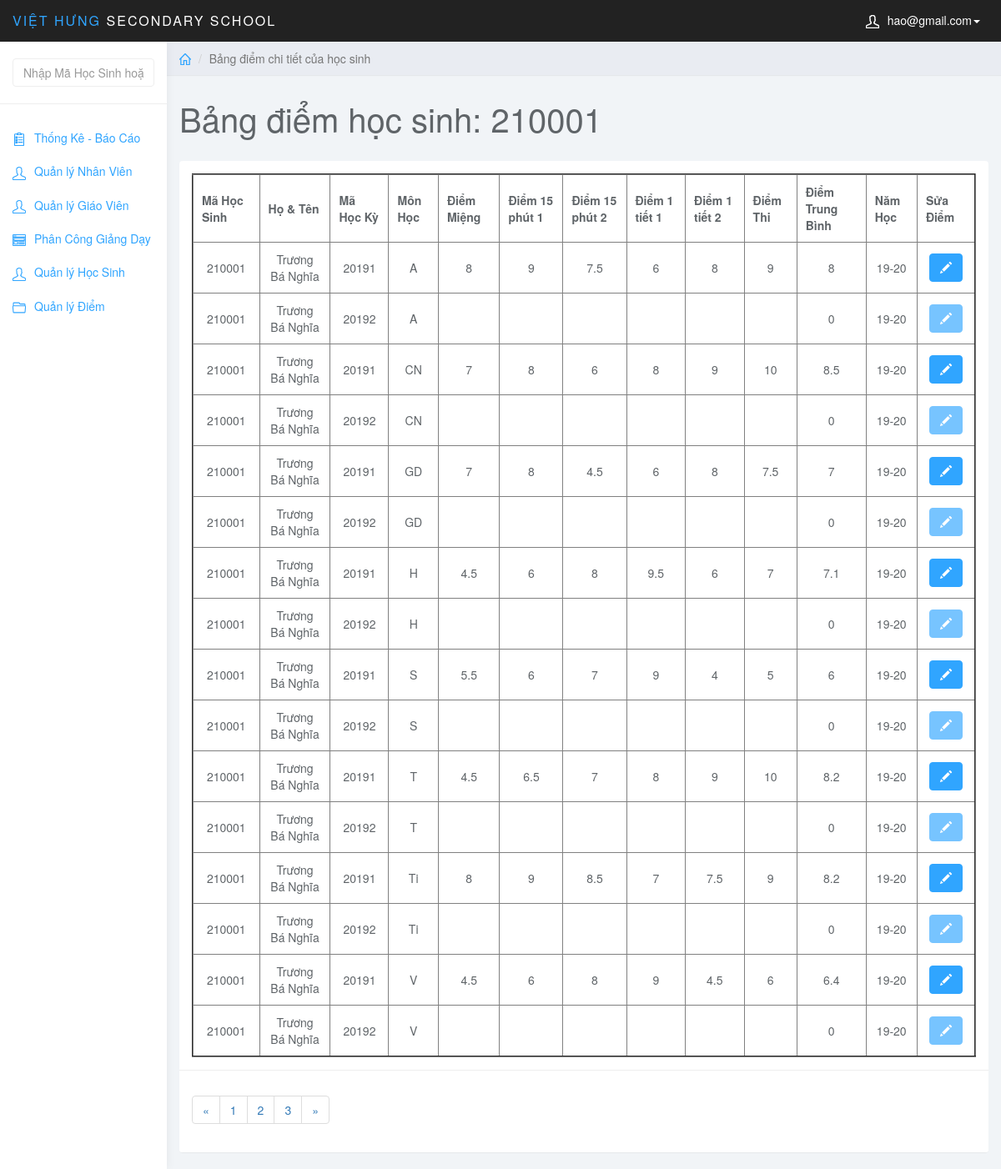
/admin/index.php?page=edit_diem&id_hs=210001 (signed in), run on an earlier commit of the app's database.
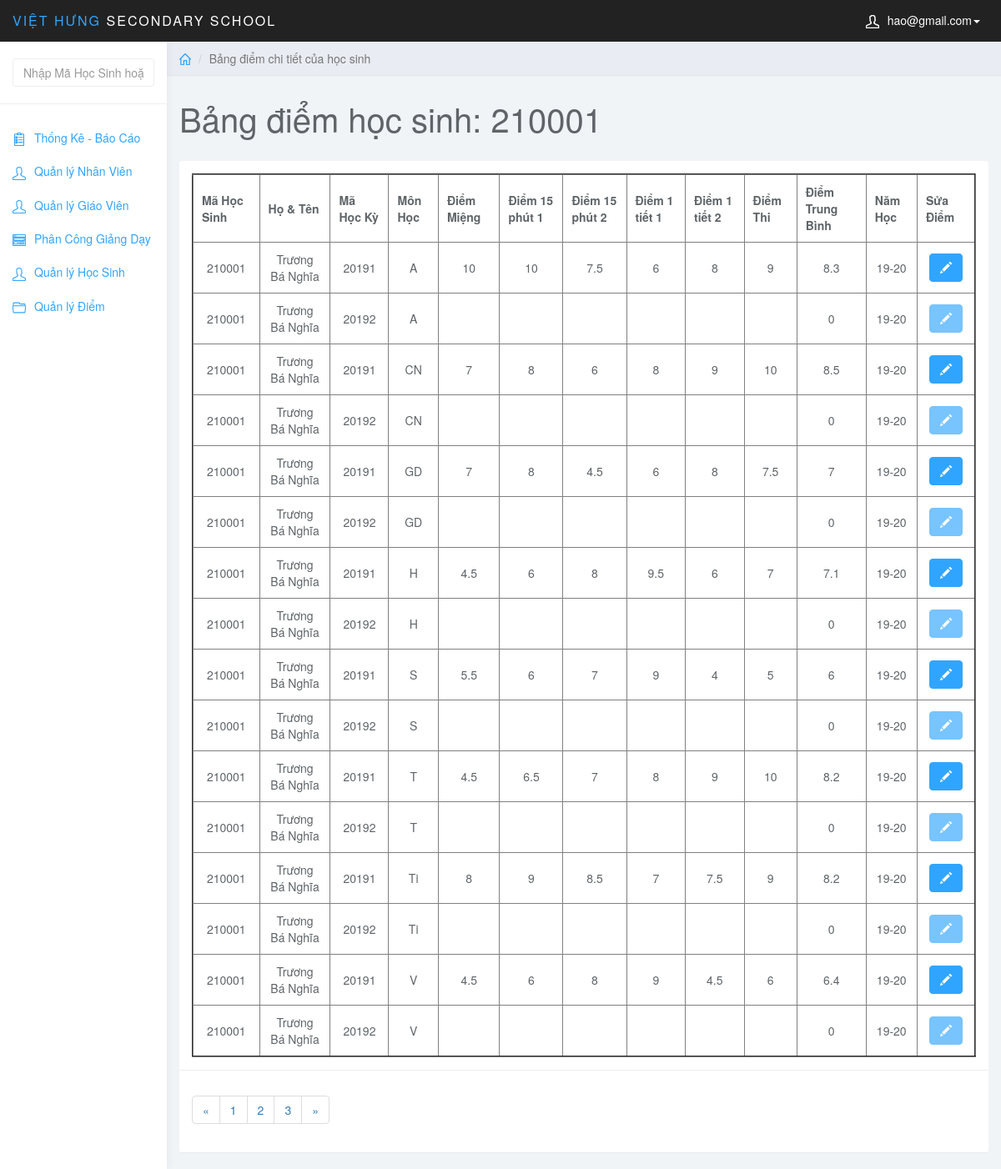
And on a later commit of the database.
### tables this page shows
CREATE TABLE `diem` (
  `MaDiem` int(6) NOT NULL AUTO_INCREMENT,
  `MaHocKy` varchar(5) NOT NULL,
  `MaMonHoc` varchar(5) NOT NULL,
  `MaHS` int(6) NOT NULL,
  `MaLopHoc` varchar(10) NOT NULL,
  `DiemMieng` varchar(5) NOT NULL,
  `Diem15Phut1` varchar(5) NOT NULL,
  `Diem15Phut2` varchar(5) NOT NULL,
  `Diem1Tiet1` varchar(5) NOT NULL,
  `Diem1Tiet2` varchar(5) NOT NULL,
  `DiemThi` varchar(5) NOT NULL,
  `DiemTB` float NOT NULL,
  PRIMARY KEY (`MaDiem`),
  KEY `fk_diem_mahk` (`MaHocKy`),
  KEY `fk_diem_monhoc` (`MaMonHoc`),
  KEY `fk_diem_hocsinh` (`MaHS`),
  KEY `MaLopHoc` (`MaLopHoc`),
  CONSTRAINT `diem_ibfk_1` FOREIGN KEY (`MaLopHoc`) REFERENCES `lophoc` (`MaLopHoc`),
  CONSTRAINT `fk_diem_hocsinh` FOREIGN KEY (`MaHS`) REFERENCES `hocsinh` (`MaHS`),
  CONSTRAINT `fk_diem_mahk` FOREIGN KEY (`MaHocKy`) REFERENCES `hocky` (`MaHocKy`),
  CONSTRAINT `fk_diem_monhoc` FOREIGN KEY (`MaMonHoc`) REFERENCES `monhoc` (`MaMonHoc`)
);

CREATE TABLE `hocsinh` (
  `MaHS` int(6) NOT NULL,
  `MaLopHoc` varchar(10) NOT NULL,
  `TenHS` varchar(50) NOT NULL,
  `GioiTinh` varchar(5) NOT NULL,
  `NgaySinh` date NOT NULL,
  `NoiSinh` varchar(50) NOT NULL,
  `DanToc` varchar(10) NOT NULL,
  `HoTenCha` varchar(50) NOT NULL,
  `HoTenMe` varchar(50) NOT NULL,
  PRIMARY KEY (`MaHS`),
  KEY `fk_hs_lh` (`MaLopHoc`),
  CONSTRAINT `fk_hs_lh` FOREIGN KEY (`MaLopHoc`) REFERENCES `lophoc` (`MaLopHoc`)
);

CREATE TABLE `hocky` (
  `MaHocKy` varchar(5) NOT NULL,
  `TenHocKy` varchar(20) NOT NULL,
  `HeSoHK` int(1) NOT NULL,
  `NamHoc` char(10) NOT NULL,
  PRIMARY KEY (`MaHocKy`),
  KEY `NamHoc` (`NamHoc`)
);

### admin/edit_diem.php (the view, shortened to what this page needs)
<?php
    $stu_id = $_GET['id_hs'];
    $sql_view = "SELECT * FROM hocsinh JOIN diem ON hocsinh.MaHS = diem.MaHS JOIN hocky ON diem.MaHocKy = hocky.MaHocKy WHERE hocsinh.MaHS = '$stu_id'";
    $query_view = mysqli_query($conn,$sql_view);
?>
<div class="col-sm-9 col-sm-offset-3 col-lg-10 col-lg-offset-2 main">
		<div class="row">
			<ol class="breadcrumb">
				<li><a href="index.php"><svg class="glyph stroked home"><use xlink:href="#stroked-home"></use></svg></a></li>
				<li class="active">Bảng điểm chi tiết của học sinh</li>
			</ol>
		</div>
		<div class="row">
			<div class="col-lg-12">
				<h1 class="page-header">Bảng điểm học sinh: <?php echo $stu_id ?></h1>
			</div>
		</div>
		<div class="row">
			<div class="col-lg-12">
				<div class="panel panel-default">
					<div class="panel-body">
                        <table border="2px" width="100%" style="text-align: center;">
						    <thead>
						    <tr>
						        <th data-field="id" data-sortable="true">Mã Học Sinh</th>
                                <th data-field="name"  data-sortable="true">Họ & Tên</th>
                                <th data-sortable="true">Mã Học Kỳ</th>
                                <th data-sortable="true">Môn Học</th>
                                <th data-sortable="true">Điểm Miệng</th>
                                <th data-sortable="true">Điểm 15 phút 1</th>
                                <th data-sortable="true">Điểm 15 phút 2</th>
                                <th data-sortable="true">Điểm 1 tiết 1</th>
                                <th data-sortable="true">Điểm 1 tiết 2</th>
                                <th data-sortable="true">Điểm Thi</th>
                                <th data-sortable="true">Điểm Trung Bình</th>
                                <th data-sortable="true">Năm Học</th>
                                <th>Sửa Điểm</th>
						    </tr>
                            </thead>
                            <tbody>
                                <?php
                                    while($row_view = mysqli_fetch_assoc($query_view)){
                                ?>
                                <tr>
                                <form  method="post">
                                    <td><?php echo $row_view['MaHS']; ?></td>
                                    <td><?php echo $row_view['TenHS']; ?></td>
                                    <td><?php echo $row_view['MaHocKy']; ?></td>
                                    <td><?php echo $row_view['MaMonHoc']; ?></td>
                                    <td ><?php echo $row_view['DiemMieng']; ?></td>
                                    <td ><?php echo $row_view['Diem15Phut1']; ?></td>
                                    <td ><?php echo $row_view['Diem15Phut2']; ?></td>
                                    <td><?php echo $row_view['Diem1Tiet1']; ?></td>
                                    <td><?php echo $row_view['Diem1Tiet2']; ?></td>
                                    <td><?php echo $row_view['DiemThi']; ?></td>
                                    <td><?php echo $row_view['DiemTB']; ?></td>
                                    <td><?php echo $row_view['NamHoc']; ?></td>
                                    <td class="form-group">
                                        <a href="index.php?page=edit_diem_hs&id_hs=<?php echo $row_view['MaHS']; ?>&id_mon=<?php echo $row_view['MaMonHoc']; ?>&MaHocKy=<?php echo $row_view['MaHocKy']; ?>" class="btn btn-primary <?php if(empty($row_view['DiemTB'])){ echo 'disabled';} ?>"><i class="glyphicon glyphicon-pencil"></i></a>
                                    </td>
                                    </form>
                                </tr>
                                    <?php }?>
                            </tbody>
						</table>
                    </div>
                    <div class="panel-footer">
                        <nav aria-label="Page navigation example">
                            <ul class="pagination">
                                <li class="page-item"><a class="page-link" href="#">&laquo;</a></li>
                                <li class="page-item"><a class="page-link" href="#">1</a></li>
                                <li class="page-item"><a class="page-link" href="#">2</a></li>
                                <li class="page-item"><a class="page-link" href="#">3</a></li>
                                <li class="page-item"><a class="page-link" href="#">&raquo;</a></li>
                            </ul>
                        </nav>
                    </div>
				</div>
			</div>
		</div>
	</div>

What changed in the data, as far as the page shows it:
changed diem (number 1 of 16 on the later page): DiemMieng "8" → "10"; Diem15Phut1 "9" → "10"; DiemTB "8" → "8.3"
